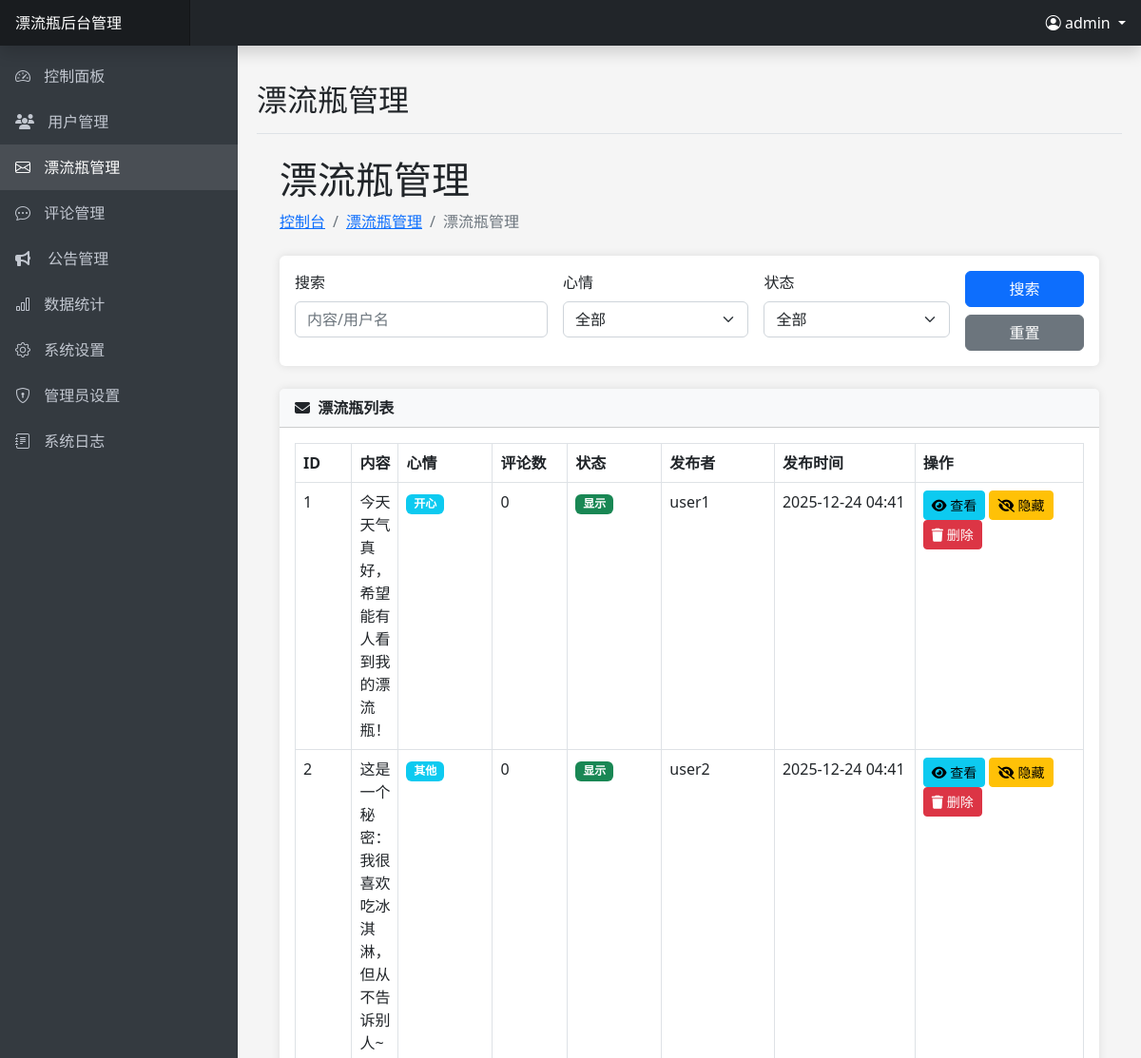
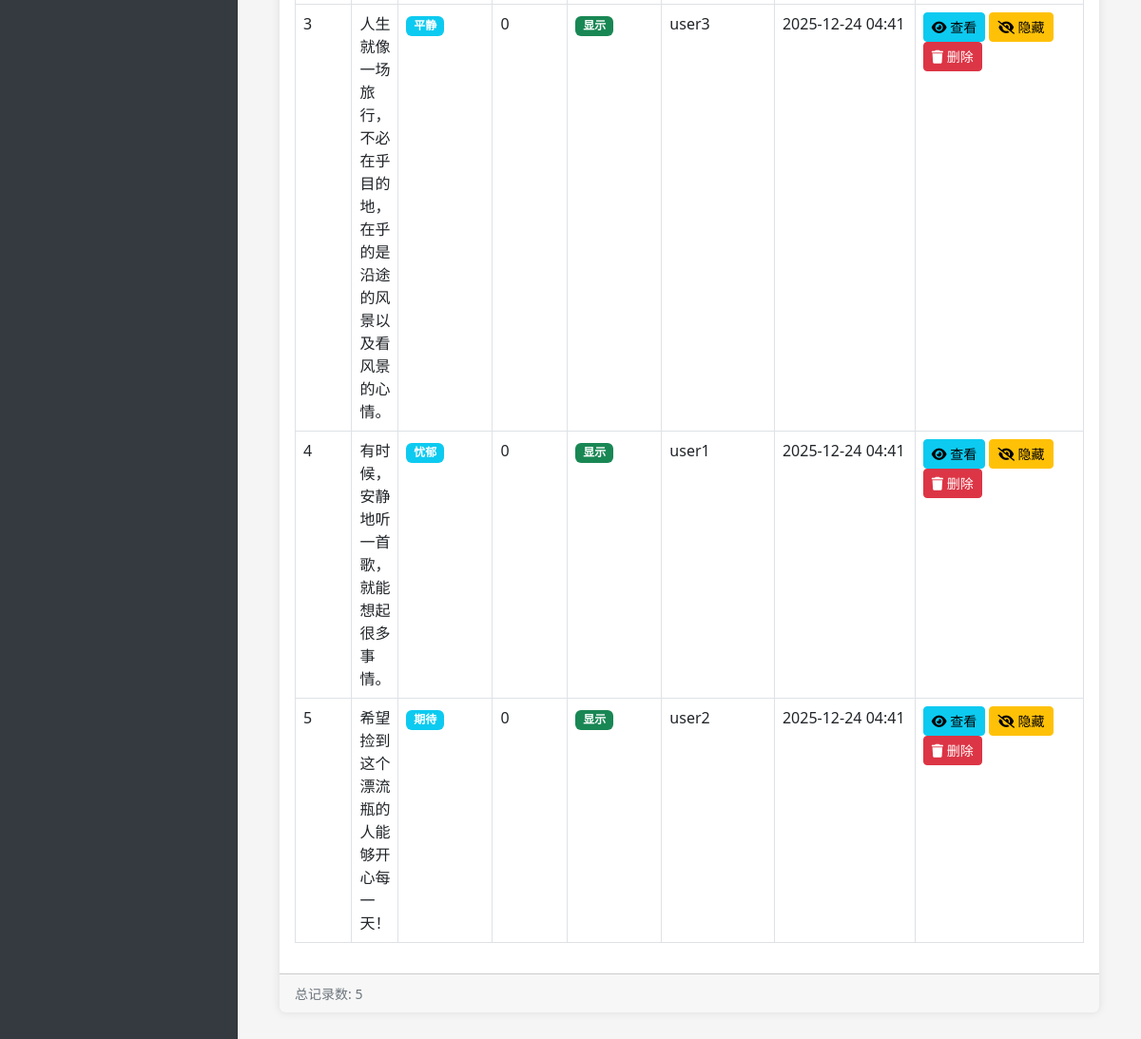
The app's page /admin/bottles.php (signed in) with its own data (2 pictures, top to bottom).
### tables this page shows
CREATE TABLE IF NOT EXISTS `bottles` (
    `id` INT(11) AUTO_INCREMENT PRIMARY KEY,
    `user_id` INT(11) NOT NULL,
    `content` TEXT NOT NULL,
    `bottle_type` ENUM('text', 'voice') DEFAULT 'text' COMMENT '漂流瓶类型：text文字漂流瓶，voice语音漂流瓶',
    `audio_file` VARCHAR(255) DEFAULT NULL COMMENT '语音文件路径（仅语音漂流瓶使用）',
    `audio_duration` INT(11) DEFAULT NULL COMMENT '语音时长（秒）',
    `mood` ENUM('开心', '难过', '平静', '愤怒', '期待', '忧郁', '其他') DEFAULT '其他',
    `is_anonymous` TINYINT(1) DEFAULT 0,
    `likes` INT(11) DEFAULT 0,
    `ip_address` VARCHAR(255) DEFAULT NULL,
    `location` VARCHAR(255) DEFAULT NULL,
    `quality_score` INT(11) DEFAULT 0,
    `throw_time` TIMESTAMP DEFAULT CURRENT_TIMESTAMP,
    `status` ENUM('漂流中', '已捡起') DEFAULT '漂流中',
    FOREIGN KEY (`user_id`) REFERENCES `users`(`id`) ON DELETE CASCADE,
    INDEX `idx_user_id` (`user_id`),
    INDEX `idx_status` (`status`),
    INDEX `idx_throw_time` (`throw_time`),
    INDEX `idx_bottle_type` (`bottle_type`),
    INDEX `idx_quality_score` (`quality_score`),
    INDEX `idx_status_throw_time` (`status`, `throw_time`)
);

CREATE TABLE IF NOT EXISTS `users` (
    `id` INT(11) AUTO_INCREMENT PRIMARY KEY,
    `username` VARCHAR(50) NOT NULL UNIQUE,
    `password` VARCHAR(255) NOT NULL,
    `gender` ENUM('男', '女') NOT NULL,
    `signature` TEXT DEFAULT NULL,
    `points` INT(11) DEFAULT 0,
    `experience` INT(11) DEFAULT 0 COMMENT '用户经验值',
    `level` INT(11) DEFAULT 1 COMMENT '用户等级',
    `is_vip` TINYINT(1) DEFAULT 0,
    `vip_expire_date` DATE DEFAULT NULL,
    `vip_level` INT(11) DEFAULT 0,
    `status` TINYINT(1) DEFAULT 1 COMMENT '0:禁用 1:启用',
    `created_at` TIMESTAMP DEFAULT CURRENT_TIMESTAMP,
    `register_ip` VARCHAR(50) DEFAULT NULL COMMENT '注册IP地址',
    `last_login_ip` VARCHAR(50) DEFAULT NULL COMMENT '上次登录IP地址',
    `updated_at` TIMESTAMP DEFAULT CURRENT_TIMESTAMP ON UPDATE CURRENT_TIMESTAMP,
    INDEX `idx_created_at` (`created_at`),
    INDEX `idx_is_vip` (`is_vip`),
    INDEX `idx_status` (`status`),
    INDEX `idx_vip_expire_date` (`vip_expire_date`)
);

### includes/config.php (called while the page is built, shortened)
<?php
function getDbConnection() {
    try {
        $conn = new mysqli(DB_HOST, DB_USER, DB_PASS, DB_NAME);
        return $conn;
    } catch (Exception $e) {
        error_log("数据库连接异常: " . $e->getMessage());
        throw $e;
    }
}
function sanitizeInput($data) {
    $data = trim($data);
    $data = stripslashes($data);
    $data = htmlspecialchars($data, ENT_QUOTES | ENT_HTML5, 'UTF-8');
    return $data;
}
?>

### includes/admin.php (called while the page is built, shortened)
<?php
class Admin {
    private $conn;
    public function __construct() {
        $this->conn = getDbConnection();
    }
    public function logOperation($module, $action, $description = '', $data = null) {
        try {
            $adminId = $_SESSION['admin_id'];
            $ip = $_SERVER['REMOTE_ADDR'];
            $jsonData = $data ? json_encode($data, JSON_UNESCAPED_UNICODE) : null;
            $stmt = $this->conn->prepare("INSERT INTO admin_operation_logs (admin_id, module, action, ip, description, data) VALUES (?, ?, ?, ?, ?, ?)");
            $stmt->bind_param("isssss", $adminId, $module, $action, $ip, $description, $jsonData);
            $result = $stmt->execute();
            return $result;
        } catch (Exception $e) {
            error_log("记录操作日志失败: " . $e->getMessage());
            return false;
        }
    }
}
?>

### admin/bottles.php (the view, shortened to what this page needs)
<?php
$pageTitle = '漂流瓶管理';
require_once 'includes/header.php';
$conn = getDbConnection();
$action = $_GET['action'] ?? '';
$id = isset($_GET['id']) ? (int)$_GET['id'] : 0;
$deleteBottle = null;
$search = sanitizeInput($_GET['search'] ?? '');
$userIdFilter = isset($_GET['user_id']) ? (int)$_GET['user_id'] : 0;
$page = isset($_GET['page']) ? (int)$_GET['page'] : 1;
$limit = 10;
$offset = ($page - 1) * $limit;
$where = [];
$params = [];
$types = '';
$whereClause = !empty($where) ? "WHERE " . implode(' AND ', $where) : '';
$countQuery = "SELECT COUNT(*) as total FROM bottles b LEFT JOIN users u ON b.user_id = u.id $whereClause";
$query = "SELECT b.*, u.username, b.throw_time as created_at,
          (SELECT COUNT(*) FROM comments c WHERE c.bottle_id = b.id) as comment_count
          FROM bottles b
          LEFT JOIN users u ON b.user_id = u.id
          $whereClause
          ORDER BY b.throw_time DESC
          LIMIT ?, ?";
$checkTableQuery = "SHOW TABLES LIKE 'bottles'";
$tableExists = $conn->query($checkTableQuery);
if ($tableExists === false || $tableExists->num_rows === 0) {
    error_log("bottles表不存在，请先导入数据库结构");
    $message = "漂流瓶功能未完全设置，请先导入数据库结构（driftbottle.sql）。";
    $messageType = "danger";
    $total = 0;
    $totalPages = 0;
    $result = new class {
        public $num_rows = 0;
        public function fetch_assoc() { return null; }
    };
} else {
    $countParams = $params;
    $countTypes = $types;
    $params[] = $offset;
    $params[] = $limit;
    $types .= 'ii';
    if (!empty($countParams)) {
        try {
            $countStmt = $conn->prepare($countQuery);
            if ($countStmt === false) {
                throw new Exception("准备计数查询失败: " . $conn->error);
            }
            $countStmt->bind_param($countTypes, ...$countParams);
            $countStmt->execute();
            $totalResult = $countStmt->get_result();
            $total = $totalResult->fetch_assoc()['total'];
            $countStmt->close();
        } catch (Exception $e) {
            error_log("统计查询错误: " . $e->getMessage());
            $total = 0;
        }
    } else {
        $totalResult = $conn->query($countQuery);
        if ($totalResult === false) {
            error_log("计数查询执行失败: " . $conn->error);
            $total = 0;
        } else {
            $total = $totalResult->fetch_assoc()['total'];
        }
    }
    if (!empty($params)) {
        try {
            $stmt = $conn->prepare($query);
            $stmt->bind_param($types, ...$params);
            $stmt->execute();
            $result = $stmt->get_result();
        } catch (Exception $e) {
            error_log("漂流瓶列表查询错误: " . $e->getMessage());
            $result = false;
        }
    } else {
        $result = $conn->query($query);
        if ($result === false) {
            error_log("漂流瓶直接查询失败: " . $conn->error);
            $result = false;
        }
    }
}
?>
<div class="container-fluid px-4">
    <h1 class="mt-4"><?php echo $pageTitle; ?><?php if ($userIdFilter > 0): ?> - 用户ID: <?php echo $userIdFilter; ?><?php endif; ?></h1>
    <ol class="breadcrumb mb-4">
        <li class="breadcrumb-item"><a href="index.php">控制台</a></li>
        <li class="breadcrumb-item"><a href="bottles.php">漂流瓶管理</a></li>
        <li class="breadcrumb-item active"><?php echo $pageTitle; ?></li>
    </ol>
    <?php if ($action === 'delete' && $deleteBottle): ?>
    <div class="card mb-4 border-danger">
        <div class="card-header bg-danger text-white">
            <i class="fas fa-trash me-1"></i>
            删除漂流瓶
        </div>
        <div class="card-body">
            <p class="lead">您确定要删除以下漂流瓶吗？</p>
            <p><strong>ID：</strong> <?php echo $deleteBottle['id']; ?></p>
            <p><strong>发布者：</strong> <?php echo htmlspecialchars($deleteBottle['username'] ?? '未知用户'); ?></p>
            <p><strong>类型：</strong>
                <?php if (isset($deleteBottle['bottle_type']) && $deleteBottle['bottle_type'] === 'voice'): ?>
                    <span class="badge bg-warning"><i class="fas fa-microphone"></i> 语音漂流瓶</span>
                <?php else: ?>
                    <span class="badge bg-info"><i class="fas fa-pen"></i> 文字漂流瓶</span>
                <?php endif; ?>
            </p>
            <p><strong>内容：</strong> <?php echo htmlspecialchars(mb_substr($deleteBottle['content'], 0, 100)) . (mb_strlen($deleteBottle['content']) > 100 ? '...' : ''); ?></p>
            <?php if (isset($deleteBottle['bottle_type']) && $deleteBottle['bottle_type'] === 'voice' && !empty($deleteBottle['audio_file'])): ?>
            <p class="text-warning"><i class="fas fa-exclamation-triangle"></i> 此漂流瓶包含语音文件，删除时将一并删除！</p>
            <?php endif; ?>
            <p class="text-danger">此操作不可撤销！相关评论也将被删除！</p>
            <form method="post" action="bottles.php?action=delete&id=<?php echo $id; ?>">
                <button type="submit" name="confirm_delete" class="btn btn-danger">确认删除</button>
                <a href="bottles.php" class="btn btn-secondary">取消</a>
            </form>
        </div>
    </div>
    <?php else: ?>
    <div class="card mb-4">
        <div class="card-body">
            <form method="get" action="bottles.php" class="row g-3">
                <div class="col-md-4">
                    <label for="search" class="form-label">搜索</label>
                    <input type="text" class="form-control" id="search" name="search" placeholder="内容/用户名" value="<?php echo htmlspecialchars($search); ?>">
                </div>
                <div class="col-md-3">
                    <label for="mood" class="form-label">心情</label>
                    <select class="form-select" id="mood" name="mood">
                        <option value="">全部</option>
                    </select>
                </div>
                <div class="col-md-3">
                    <label for="status" class="form-label">状态</label>
                    <select class="form-select" id="status" name="status">
                        <option value="">全部</option>
                    </select>
                </div>
                <div class="col-md-2 d-flex align-items-end">
                    <div class="d-grid gap-2 w-100">
                        <button type="submit" class="btn btn-primary">搜索</button>
                        <a href="bottles.php<?php echo $userIdFilter > 0 ? '?user_id=' . $userIdFilter : ''; ?>" class="btn btn-secondary">重置</a>
                    </div>
                </div>
            </form>
        </div>
    </div>
    <div class="card mb-4">
        <div class="card-header">
            <i class="fas fa-envelope me-1"></i>
            漂流瓶列表
        </div>
        <div class="card-body">
            <div class="table-responsive">
                <table class="table table-bordered table-hover">
                    <thead>
                        <tr>
                            <th width="60">ID</th>
                            <th>内容</th>
                            <th width="100">心情</th>
                            <th width="80">评论数</th>
                            <th width="100">状态</th>
                            <th width="120">发布者</th>
                            <th width="150">发布时间</th>
                            <th width="180">操作</th>
                        </tr>
                    </thead>
                    <tbody>
                        <?php if ($result->num_rows > 0): ?>
                            <?php while ($bottle = $result->fetch_assoc()): ?>
                            <tr>
                                <td><?php echo $bottle['id']; ?></td>
                                <td>
                                    <?php endif;
                                    $content = htmlspecialchars($bottle['content']);
                                    echo mb_strlen($content) > 100 ? mb_substr($content, 0, 100) . '...' : $content;
                                    ?>
                                </td>
                                <td>
                                    <?php if (isset($bottle['mood']) && $bottle['mood']): ?>
                                    <span class="badge bg-info">
                                        <?php echo htmlspecialchars($bottle['mood']); ?>
                                    </span>
                                    <?php else: ?>
                                    <span class="badge bg-secondary">其他</span>
                                    <?php endif; ?>
                                </td>
                                <td>
                                    <?php echo $bottle['comment_count']; ?>
                                </td>
                                <td>
                                    <span class="badge <?php echo ($bottle['status'] === '漂流中' || $bottle['status'] === 'active') ? 'bg-success' : 'bg-secondary'; ?>">
                                        <?php echo ($bottle['status'] === '漂流中' || $bottle['status'] === 'active') ? '显示' : '隐藏'; ?>
                                    </span>
                                </td>
                                <td><?php echo htmlspecialchars($bottle['username'] ?? '未知用户'); ?></td>
                                <td><?php echo date('Y-m-d H:i', strtotime($bottle['created_at'])); ?></td>
                                <td>
                                    <a href="bottle_detail.php?id=<?php echo $bottle['id']; ?>" class="btn btn-sm btn-info">
                                        <i class="fas fa-eye"></i> 查看
                                    </a>
                                    <?php if ($bottle['status'] === '漂流中' || $bottle['status'] === 'active'): ?>
                                    <a href="bottles.php?action=toggle_status&id=<?php echo $bottle['id']; ?>" class="btn btn-sm btn-warning">
                                        <i class="fas fa-eye-slash"></i> 隐藏
                                    </a>
                                    <?php else: ?>
                                    <a href="bottles.php?action=toggle_status&id=<?php echo $bottle['id']; ?>" class="btn btn-sm btn-success">
                                        <i class="fas fa-eye"></i> 显示
                                    </a>
                                    <?php endif; ?>
                                    <a href="bottles.php?action=delete&id=<?php echo $bottle['id']; ?>" class="btn btn-sm btn-danger">
                                        <i class="fas fa-trash"></i> 删除
                                    </a>
                                </td>
                            </tr>
                            <?php endwhile; ?>
                        <?php else: ?>
                            <tr>
                                <td colspan="8" class="text-center">没有找到漂流瓶</td>
                            </tr>
                        <?php endif; ?>
                    </tbody>
                </table>
            </div>
        </div>
        <div class="card-footer">
            <small class="text-muted">总记录数: <?php echo $total; ?></small>
        </div>
    </div>
    <?php endif; ?>
</div>
<?php
require_once 'includes/footer.php';
?>

### admin/includes/header.php (style rules this page uses)
body { font-family: 'Microsoft YaHei', 'Segoe UI', sans-serif; background-color: #f5f5f5; overflow-x: hidden; }
.card { margin-bottom: 20px; border: none; box-shadow: 0 0 10px rgba(0, 0, 0, 0.1); }
.card-header { font-weight: bold; background-color: #f8f9fa; }
.table-responsive { overflow-x: auto; -webkit-overflow-scrolling: touch; }
.form-control, .form-select { box-shadow: none !important; }

### records on screen
bottles: id "1", content "今天天气真好，希望能有人看到我的漂流瓶！", mood "开心", comment_count "0", status "显示", user.username "user1", throw_time "2025-12-24 04:41"
bottles: id "2", content "这是一个秘密：我很喜欢吃冰淇淋，但从不告诉别人~", mood "其他", comment_count "0", status "显示", user.username "user2", throw_time "2025-12-24 04:41"
bottles: id "3", content "人生就像一场旅行，不必在乎目的地，在乎的是沿途的风景以及看风景的心情。", mood "平静", comment_count "0", status "显示", user.username "user3", throw_time "2025-12-24 04:41"
bottles: id "4", content "有时候，安静地听一首歌，就能想起很多事情。", mood "忧郁", comment_count "0", status "显示", user.username "user1", throw_time "2025-12-24 04:41"
bottles: id "5", content "希望捡到这个漂流瓶的人能够开心每一天！", mood "期待", comment_count "0", status "显示", user.username "user2", throw_time "2025-12-24 04:41"

### other values on screen
SITE_NAME "漂流瓶"
$admin->getCurrentAdminUsername() "admin"
$pageTitle "漂流瓶管理"
$total "5"
